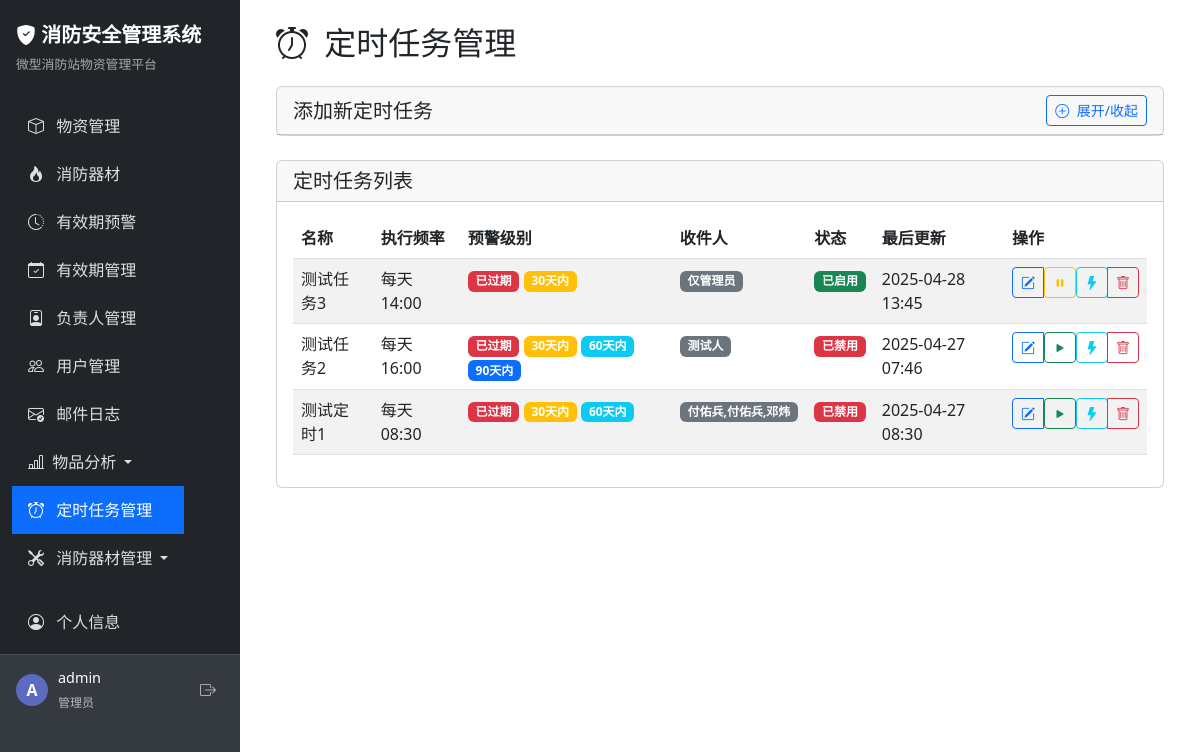
Page /scheduler/ (signed in) on the committed database.
### app/models/user.py (models this page shows, shortened)
class User(UserMixin, db.Model):
    __tablename__ = 'user'
    id = db.Column(db.Integer, primary_key=True)
    username = db.Column(db.String(80), unique=True, nullable=False)
    password_hash = db.Column(db.String(256), nullable=False)
    role = db.Column(db.String(20), default='user')  # admin 或 user
    is_active = db.Column(db.Boolean, default=True)  # 账号是否启用
    email = db.Column(db.String(120))  # 添加邮箱字段

### app/models/scheduler_config.py (models this page shows, shortened)
class SchedulerConfig(db.Model):
    __tablename__ = 'scheduler_configs'
    id = db.Column(db.Integer, primary_key=True)
    name = db.Column(db.String(100), nullable=False)  # 任务名称
    enabled = db.Column(db.Boolean, default=True)  # 是否启用
    frequency_type = db.Column(db.String(20), nullable=False)  # 频率类型: daily, weekly, monthly
    execution_time = db.Column(db.String(10), nullable=False)  # 执行时间，格式: HH:MM
    day_of_week = db.Column(db.String(10))  # 周几执行，用于weekly: mon, tue, wed, thu, fri, sat, sun
    day_of_month = db.Column(db.Integer)  # 每月几号执行，用于monthly: 1-31
    warning_levels = db.Column(db.String(100))  # 预警级别，逗号分隔: expired,within_30,within_60,within_90
    recipient_filter = db.Column(db.String(200))  # 接收人筛选，逗号分隔的负责人名称或'all'
    created_at = db.Column(db.DateTime, default=datetime.now)
    updated_at = db.Column(db.DateTime, default=datetime.now, onupdate=datetime.now)
    created_by = db.Column(db.Integer)  # 创建者用户ID

### app/routes/scheduler.py (the view)
    def decorated_function(*args, **kwargs):
        if not current_user.is_authenticated or current_user.role != 'admin':
            flash('您没有访问此页面的权限', 'danger')
            return redirect(url_for('index'))
        return f(*args, **kwargs)

### app/templates/scheduler/index.html (shortened to what this page needs)
{% extends 'base.html' %}
{% block content %}
<div class="container-fluid">
    <h2 class="mb-4">
        <i class="bi bi-alarm me-2"></i> 定时任务管理
    </h2>
    <div class="card mb-4">
        <div class="card-header d-flex justify-content-between align-items-center">
            <h5 class="card-title mb-0">添加新定时任务</h5>
            <button class="btn btn-sm btn-outline-primary" type="button" data-bs-toggle="collapse" data-bs-target="#addTaskCollapse">
                <i class="bi bi-plus-circle me-1"></i> 展开/收起
            </button>
        </div>
    </div>
    <div class="card">
        <div class="card-header">
            <h5 class="card-title mb-0">定时任务列表</h5>
        </div>
        <div class="card-body">
            {% if configs %}
            <div class="table-responsive">
                <table class="table table-striped table-hover">
                    <thead>
                        <tr>
                            <th>名称</th>
                            <th>执行频率</th>
                            <th>预警级别</th>
                            <th>收件人</th>
                            <th>状态</th>
                            <th>最后更新</th>
                            <th>操作</th>
                        </tr>
                    </thead>
                    <tbody>
                        {% for config in configs %}
                        <tr>
                            <td>{{ config.name }}</td>
                            <td>
                                {% if config.frequency_type == 'daily' %}
                                每天 {{ config.execution_time }}
                                {% elif config.frequency_type == 'monthly' %}
                                每月{{ config.day_of_month }}日 {{ config.execution_time }}
                                {% endif %}
                            </td>
                            <td>
                                {% if 'expired' in config.warning_levels %}
                                <span class="badge bg-danger">已过期</span>
                                {% endif %}
                                {% if 'within_30' in config.warning_levels %}
                                <span class="badge bg-warning">30天内</span>
                                {% endif %}
                                {% if 'within_60' in config.warning_levels %}
                                <span class="badge bg-info">60天内</span>
                                {% endif %}
                                {% if 'within_90' in config.warning_levels %}
                                <span class="badge bg-primary">90天内</span>
                                {% endif %}
                            </td>
                            <td>
                                {% if config.recipient_filter == 'all' %}
                                <span class="badge bg-secondary">所有负责人</span>
                                {% elif config.recipient_filter == 'admin' %}
                                <span class="badge bg-secondary">仅管理员</span>
                                {% else %}
                                <span class="badge bg-secondary">{{ config.recipient_filter }}</span>
                                {% endif %}
                            </td>
                            <td>
                                {% if config.enabled %}
                                <span class="badge bg-success">已启用</span>
                                {% else %}
                                <span class="badge bg-danger">已禁用</span>
                                {% endif %}
                            </td>
                            <td>{{ config.updated_at.strftime('%Y-%m-%d %H:%M') }}</td>
                            <td>
                                <div class="btn-group">
                                    <button type="button" class="btn btn-sm btn-outline-primary edit-modal-button"
                                            data-bs-toggle="modal"
                                            data-bs-target="#editModal-{{ config.id }}"
                                            data-config-id="{{ config.id }}"
                                            data-recipient-filter="{{ config.recipient_filter }}">
                                        <i class="bi bi-pencil-square"></i>
                                    </button>
                                    <form action="{{ url_for('scheduler.toggle_config', config_id=config.id) }}" method="post" class="d-inline">
                                        <button type="submit" class="btn btn-sm {% if config.enabled %}btn-outline-warning{% else %}btn-outline-success{% endif %}">
                                            <i class="bi {% if config.enabled %}bi-pause-fill{% else %}bi-play-fill{% endif %}"></i>
                                        </button>
                                    </form>
                                    <form action="{{ url_for('scheduler.run_now', config_id=config.id) }}" method="post" class="d-inline">
                                        <button type="submit" class="btn btn-sm btn-outline-info" title="立即执行">
                                            <i class="bi bi-lightning-fill"></i>
                                        </button>
                                    </form>
                                    <button type="button" class="btn btn-sm btn-outline-danger" data-bs-toggle="modal" data-bs-target="#deleteModal-{{ config.id }}">
                                        <i class="bi bi-trash"></i>
                                    </button>
                                </div>
                            </td>
                        </tr>
                        {% endfor %}
                    </tbody>
                </table>
            </div>
            {% else %}
            <div class="alert alert-info">
                <i class="bi bi-info-circle me-2"></i> 暂无定时任务配置，请使用上方的表单添加新任务。
            </div>
            {% endif %}
        </div>
    </div>
</div>
{% endblock %}

### app/templates/base.html (shortened to what this page needs)
<!DOCTYPE html>
<html lang="zh-CN">
<head>
    <link href="https://cdn.jsdelivr.net/npm/bootstrap@5.3.0/dist/css/bootstrap.min.css" rel="stylesheet">
    <link href="https://cdn.jsdelivr.net/npm/bootstrap-icons@1.11.0/font/bootstrap-icons.css" rel="stylesheet">
</head>
<body>
    <div class="wrapper">
        <nav class="sidebar" id="sidebar">
            <div class="sidebar-header">
                <a href="{{ url_for('index') }}">
                    <i class="bi bi-shield-fill-check"></i> 消防安全管理系统
                </a>
                <div class="subtitle">微型消防站物资管理平台</div>
            </div>
            <div class="sidebar-nav">
                <nav class="navbar navbar-dark bg-dark">
                    <div class="container-fluid">
                        <ul class="navbar-nav">
                            <li class="nav-item">
                                <a class="nav-link {% if request.path.startswith('/station') %}active{% endif %}
                                          {% if not user_permissions_by_type.micro_station and current_user.role != 'admin' %}no-permission{% endif %}"
                                   href="{{ url_for('station.index') }}"
                                   >
                                    <i class="bi bi-box"></i> 物资管理
                                </a>
                            </li>
                            <li class="nav-item">
                                <a class="nav-link {% if request.path.startswith('/equipment') %}active{% endif %}
                                          {% if not user_permissions_by_type.fire_equipment and current_user.role != 'admin' %}no-permission{% endif %}"
                                   href="{{ url_for('equipment.index') }}"
                                   >
                                    <i class="bi bi-fire"></i> 消防器材
                                </a>
                            </li>
                            <li class="nav-item">
                                <a class="nav-link {% if request.path == '/admin/expiry_alert' %}active{% endif %}
                                          {% if not can_view_expiry_alert %}no-permission{% endif %}"
                                   href="{{ url_for('admin.expiry_alert') }}"
                                   >
                                    <i class="bi bi-clock-history"></i> 有效期预警
                                </a>
                            </li>
                            {% if current_user.role == 'admin' %}
                            <li class="nav-item">
                                <a class="nav-link {% if request.path == '/admin/expiry' %}active{% endif %}" href="{{ url_for('admin.expiry') }}">
                                    <i class="bi bi-calendar-check"></i> 有效期管理
                                </a>
                            </li>
                            <li class="nav-item">
                                <a class="nav-link {% if request.path == '/admin/responsible' %}active{% endif %}" href="{{ url_for('admin.responsible') }}">
                                    <i class="bi bi-person-badge"></i> 负责人管理
                                </a>
                            </li>
                            <li class="nav-item">
                                <a class="nav-link {% if request.path == '/admin/users' %}active{% endif %}" href="{{ url_for('admin.users') }}">
                                    <i class="bi bi-people"></i> 用户管理
                                </a>
                            </li>
                            <li class="nav-item">
                                <a class="nav-link {% if request.path == '/admin/mail_logs' %}active{% endif %}" href="{{ url_for('admin.mail_logs') }}">
                                    <i class="bi bi-envelope-check"></i> 邮件日志
                                </a>
                            </li>
                            {% if current_user.is_authenticated and current_user.role == 'admin' %}
                            <li class="nav-item dropdown">
                                <a class="nav-link dropdown-toggle" href="#" id="analysisDropdown" role="button" data-bs-toggle="dropdown" aria-expanded="false">
                                    <i class="bi bi-bar-chart-line me-1"></i> 物品分析
                                </a>
                            </li>
                            {% endif %}
                            <li class="nav-item">
                                <a class="nav-link {% if request.path.startswith('/scheduler') %}active{% endif %}" href="{{ url_for('scheduler.index') }}">
                                    <i class="bi bi-alarm"></i> 定时任务管理
                                </a>
                            </li>
                            <li class="nav-item dropdown">
                                <a class="nav-link dropdown-toggle" href="#" id="equipmentDropdown" role="button" data-bs-toggle="dropdown" aria-expanded="false">
                                    <i class="bi bi-tools"></i> 消防器材管理
                                </a>
                            </li>
                            {% endif %}
                            <li class="nav-item mt-3">
                                <a class="nav-link {% if request.path == '/auth/my_account' %}active{% endif %}" href="{{ url_for('auth.my_account') }}">
                                    <i class="bi bi-person-circle"></i> 个人信息
                                </a>
                            </li>
                        </ul>
                    </div>
                </nav>
            </div>
            {% if current_user.is_authenticated %}
            <div class="user-info mt-auto">
                <div class="user-avatar">
                    {{ current_user.username[0].upper() }}
                </div>
                <div class="user-details">
                    <p class="user-name">{{ current_user.username }}</p>
                    <span class="user-role">
                        {% if current_user.role == 'admin' %}管理员{% else %}普通用户{% endif %}
                    </span>
                </div>
                <a href="{{ url_for('auth.logout') }}" class="logout-btn" title="退出登录">
                    <i class="bi bi-box-arrow-right"></i>
                </a>
            </div>
            {% else %}
            <div class="mt-auto p-3">
                <a href="{{ url_for('auth.login') }}" class="btn btn-outline-light btn-sm w-100">
                    <i class="bi bi-box-arrow-in-right me-1"></i> 登录
                </a>
            </div>
            {% endif %}
        </nav>
        <main class="content">
            {% block content %}{% endblock %}
        </main>
    </div>
</body>
</html>

### rows in the picture
User: username "A", username "admin"
SchedulerConfig: name "测试任务3", execution_time "14:00", shows "已过期", shows "30天内", recipient_filter "仅管理员", enabled "已启用", updated_at "2025-04-28 13:45"
SchedulerConfig: name "测试任务2", execution_time "16:00", shows "已过期", shows "30天内", shows "60天内", shows "90天内", recipient_filter "测试人", enabled "已禁用", updated_at "2025-04-27 07:46"
SchedulerConfig: name "测试定时1", execution_time "08:30", shows "已过期", shows "30天内", shows "60天内", recipient_filter "付佑兵,付佑兵,邓炜", enabled "已禁用", updated_at "2025-04-27 08:30"
